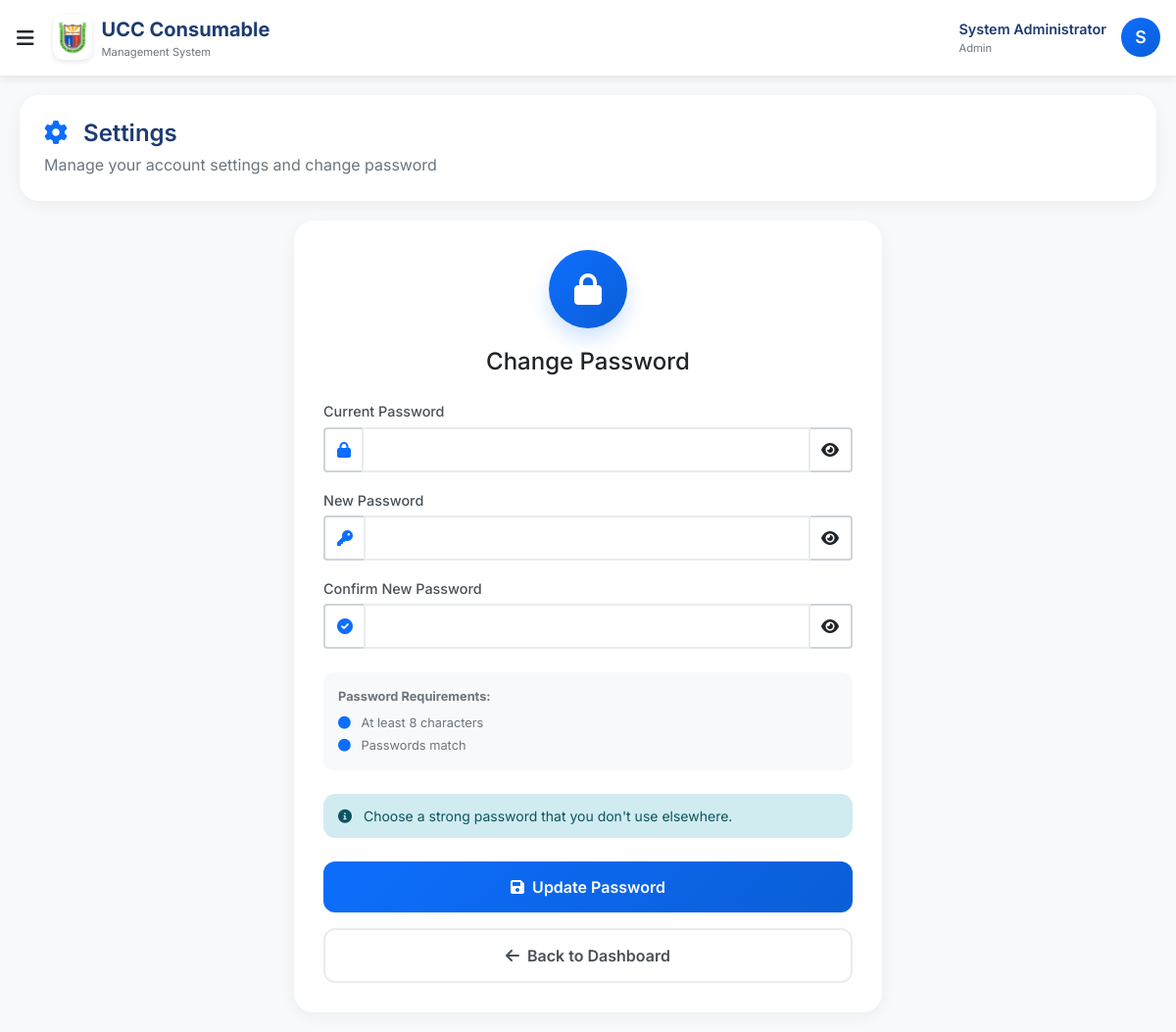
Screenshot of /consumable/settings.php (signed in) with the database file from the repository.
### tables this page shows
CREATE TABLE `users` (
  `id` int(11) NOT NULL,
  `username` varchar(50) NOT NULL,
  `password` varchar(255) NOT NULL,
  `full_name` varchar(100) NOT NULL,
  `email` varchar(100) NOT NULL,
  `role` enum('admin','user') DEFAULT 'user',
  `created_at` timestamp NOT NULL DEFAULT current_timestamp(),
  `updated_at` timestamp NOT NULL DEFAULT current_timestamp() ON UPDATE current_timestamp()
);

### consumable/settings.php (the view, shortened to what this page needs)
<?php
$database = new Database();
$db = $database->getConnection();
$user_id = $_SESSION['user_id'];
$user_query = $db->prepare("SELECT * FROM users WHERE id = ?");
$user_query->execute([$user_id]);
$user = $user_query->fetch(PDO::FETCH_ASSOC);
?>
<!DOCTYPE html>
<html lang="en">
<head>
    <link href="https://cdn.jsdelivr.net/npm/bootstrap@5.1.3/dist/css/bootstrap.min.css" rel="stylesheet">
    <link rel="stylesheet" href="https://cdnjs.cloudflare.com/ajax/libs/font-awesome/6.0.0/css/all.min.css">
</head>
<body>
    <nav class="navbar">
        <div class="container-fluid px-3">
            <div class="navbar-brand">
                <button class="btn btn-link text-dark p-0 me-2" type="button" data-bs-toggle="offcanvas" data-bs-target="#menu">
                    <i class="fas fa-bars fa-lg"></i>
                </button>
                <img src="assets/UCC_Logo.png" alt="UCC Logo">
                <div class="brand-text">
                    UCC Consumable
                    <small>Management System</small>
                </div>
            </div>
            <div class="user-info">
                <div class="user-details">
                    <div class="user-name"><?php echo htmlspecialchars($user['full_name']); ?></div>
                    <div class="user-role"><?php echo ucfirst($user['role'] ?? 'User'); ?></div>
                </div>
                <div class="user-avatar">
                    <?php echo strtoupper(substr($user['full_name'], 0, 1)); ?>
                </div>
            </div>
        </div>
    </nav>
    <div class="main-content">
        <div class="page-header">
            <h2>
                <i class="fas fa-cog"></i>
                Settings
            </h2>
            <p>Manage your account settings and change password</p>
        </div>
        <div class="settings-card">
            <div class="settings-icon">
                <i class="fas fa-lock"></i>
            </div>
            <h4 class="text-center mb-4">Change Password</h4>
            <form method="POST" action="settings.php" id="passwordForm">
                <div class="mb-3">
                    <label class="form-label">Current Password</label>
                    <div class="input-group">
                        <span class="input-group-text bg-white border-2 border-end-0">
                            <i class="fas fa-lock text-primary"></i>
                        </span>
                        <input type="password" class="form-control border-2" name="current_password" id="current_password" required>
                        <span class="input-group-text bg-white border-2 border-start-0" onclick="togglePassword('current_password', this)">
                            <i class="fas fa-eye"></i>
                        </span>
                    </div>
                </div>
                <div class="mb-3">
                    <label class="form-label">New Password</label>
                    <div class="input-group">
                        <span class="input-group-text bg-white border-2 border-end-0">
                            <i class="fas fa-key text-primary"></i>
                        </span>
                        <input type="password" class="form-control border-2" name="new_password" id="new_password" required minlength="8">
                        <span class="input-group-text bg-white border-2 border-start-0" onclick="togglePassword('new_password', this)">
                            <i class="fas fa-eye"></i>
                        </span>
                    </div>
                </div>
                <div class="mb-4">
                    <label class="form-label">Confirm New Password</label>
                    <div class="input-group">
                        <span class="input-group-text bg-white border-2 border-end-0">
                            <i class="fas fa-check-circle text-primary"></i>
                        </span>
                        <input type="password" class="form-control border-2" name="confirm_password" id="confirm_password" required>
                        <span class="input-group-text bg-white border-2 border-start-0" onclick="togglePassword('confirm_password', this)">
                            <i class="fas fa-eye"></i>
                        </span>
                    </div>
                </div>
                <div class="password-requirements mb-4">
                    <p class="mb-2 fw-bold">Password Requirements:</p>
                    <div id="length-req" class="mb-1">
                        <i class="fas fa-circle"></i> At least 8 characters
                    </div>
                    <div id="match-req">
                        <i class="fas fa-circle"></i> Passwords match
                    </div>
                </div>
                <div class="alert alert-info border-0 small mb-4">
                    <i class="fas fa-info-circle me-2"></i>
                    Choose a strong password that you don't use elsewhere.
                </div>
                <div class="d-grid gap-2">
                    <button type="submit" class="btn-save" id="submitBtn">
                        <i class="fas fa-save me-2"></i>Update Password
                    </button>
                    <a href="dashboard.php" class="btn-back mt-2">
                        <i class="fas fa-arrow-left me-2"></i>Back to Dashboard
                    </a>
                </div>
            </form>
        </div>
    </div>
</body>
</html>

### consumable/settings.php (style rules this page uses)
* { margin: 0; padding: 0; box-sizing: border-box; font-family: 'Inter', sans-serif; }
body { background: #f8f9fa; min-height: 100vh; }
.navbar { background: white; box-shadow: 0 2px 10px rgba(0,0,0,0.1); padding: 10px 0; position: sticky; top: 0; z-index: 1000; }
.navbar-brand { display: flex; align-items: center; gap: 10px; }
.navbar-brand img { width: 40px; height: auto; background: white; padding: 5px; border-radius: 10px; box-shadow: 0 2px 5px rgba(0,0,0,0.1); }
.brand-text { font-weight: 700; color: #1e3c72; }
.brand-text small { font-size: 0.7rem; color: #6c757d; display: block; font-weight: 400; }
.user-info { display: flex; align-items: center; gap: 15px; }
.user-avatar { width: 40px; height: 40px; background: linear-gradient(135deg, #0d6efd 0%, #0b5ed7 100%); border-radius: 50%; display: flex; align-items: center; justify-content: center; color: white; font-weight: 600; font-size: 1.1rem; }
.user-details { display: none; }
@media (min-width: 768px) { .user-details { display: block; } }
.user-name { font-weight: 600; color: #1e3c72; font-size: 0.9rem; }
.user-role { font-size: 0.7rem; color: #6c757d; }
.main-content { padding: 20px; }
.page-header { background: white; padding: 25px; border-radius: 20px; margin-bottom: 20px; box-shadow: 0 4px 15px rgba(0,0,0,0.05); }
.page-header h2 { font-size: 1.5rem; font-weight: 600; color: #1e3c72; margin: 0; }
.page-header h2 i { color: #0d6efd; margin-right: 10px; }
.page-header p { color: #6c757d; margin: 5px 0 0 0; }
.settings-card { background: white; border-radius: 20px; padding: 30px; box-shadow: 0 4px 15px rgba(0,0,0,0.05); max-width: 600px; margin: 0 auto; }
.settings-icon { width: 80px; height: 80px; background: linear-gradient(135deg, #0d6efd 0%, #0b5ed7 100%); border-radius: 50%; display: flex; align-items: center; justify-content: center; margin: 0 auto 20px; color: white; font-size: 2rem; box-shadow: 0 10px 20px rgba(13,110,253,0.2); }
.form-label { font-weight: 500; color: #495057; font-size: 0.9rem; margin-bottom: 5px; }
.form-control { border: 2px solid #e9ecef; border-radius: 12px; padding: 10px 15px; font-size: 0.9rem; transition: all 0.3s ease; }
.btn-save { width: 100%; padding: 14px; border: none; border-radius: 12px; background: linear-gradient(135deg, #0d6efd 0%, #0b5ed7 100%); color: white; font-weight: 600; font-size: 1rem; transition: all 0.3s ease; cursor: pointer; }
.btn-back { width: 100%; padding: 14px; border: 2px solid #e9ecef; border-radius: 12px; background: white; color: #495057; font-weight: 600; font-size: 1rem; text-decoration: none; text-align: center; transition: all 0.3s ease; display: inline-block; }
.alert { border-radius: 12px; padding: 12px 15px; margin-bottom: 20px; border: none; }
.alert-info { background: #d1ecf1; color: #0c5460; }
.password-requirements { background: #f8f9fa; border-radius: 10px; padding: 15px; font-size: 0.8rem; color: #6c757d; }
.password-requirements i { width: 20px; color: #0d6efd; }

### rows the page displays
users: full_name "System Administrator", role "Admin", full_name "S"
